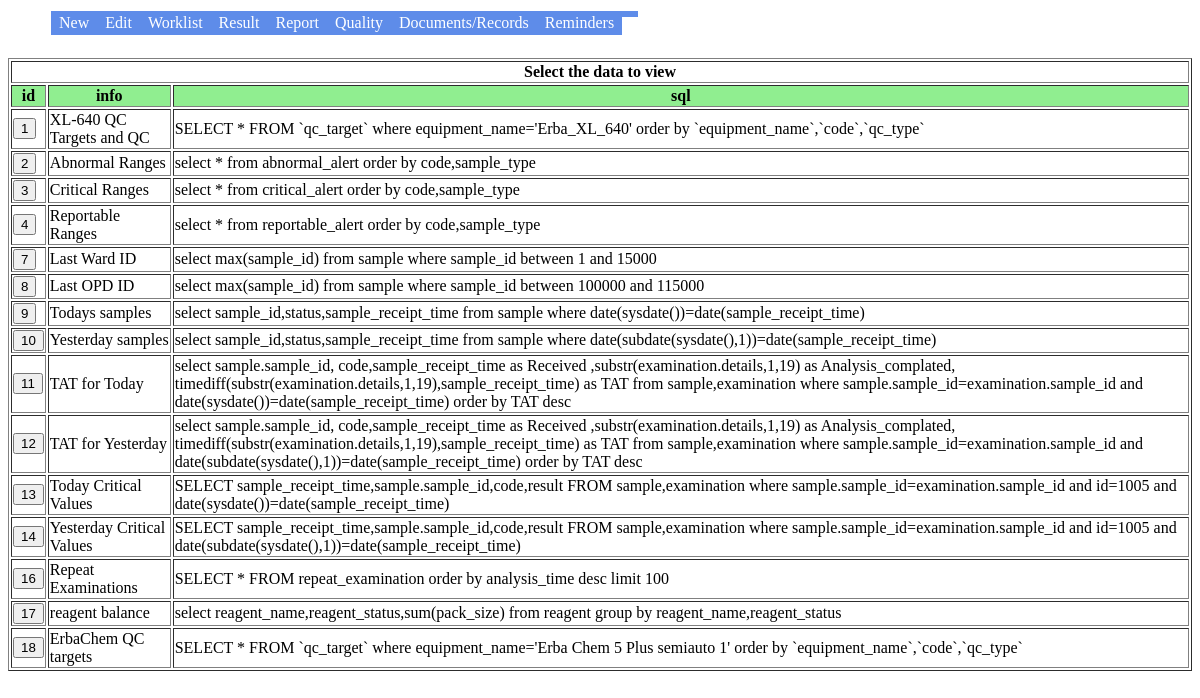
Page /view_data.php on the committed database.
### tables this page shows
CREATE TABLE `view_data` (
  `id` int(11) NOT NULL,
  `info` varchar(50) NOT NULL,
  `sql` varchar(1000) NOT NULL,
  PRIMARY KEY (`id`)
);

### view_data.php (the view, shortened to what this page needs)
<?php
include 'common.php';
function get_sql()
{
	$link=start_nchsls();
	if(!$result=mysql_query('select * from view_data',$link)){echo mysql_error();}
	echo '<form method=post>';
	echo '<table border=1><tr><th colspan=20>Select the data to view</th></tr>';
	$first_data='yes';
	while($array=mysql_fetch_assoc($result))
	{
		if($first_data=='yes')
		{
			echo '<tr>';
			foreach($array as $key=>$value)
			{
				echo '<th bgcolor=lightgreen>'.$key.'</th>';
			}
			echo '</tr>';
			$first_data='no';
		}
		foreach($array as $key=>$value)
		{
			if($key=='id')
			{
				echo '<td><input type=submit name=id value=\''.$value.'\'></td>';
			}
			else
			{
				echo '<td>'.$value.'</td>';
			}
		}
	}
	echo '</table>';
	echo '</form>';
}
get_sql();
?>

### rows in the picture
view_data: key "id", key "info", key "sql", id "1", info "XL-640 QC Targets and QC", sql "SELECT * FROM `qc_target` where equipment_name='Erba_XL_640' order by `equipment_name`,`code`,`qc_type`"
view_data: id "2", info "Abnormal Ranges", sql "select * from abnormal_alert order by code,sample_type"
view_data: id "3", info "Critical Ranges", sql "select * from critical_alert order by code,sample_type"
view_data: id "4", info "Reportable Ranges", sql "select * from reportable_alert order by code,sample_type"
view_data: id "7", info "Last Ward ID", sql "select max(sample_id) from sample where sample_id between 1 and 15000"
view_data: id "8", info "Last OPD ID", sql "select max(sample_id) from sample where sample_id between 100000 and 115000"
view_data: id "9", info "Todays samples", sql "select sample_id,status,sample_receipt_time from sample where date(sysdate())=date(sample_receipt_time)"
view_data: id "10", info "Yesterday samples", sql "select sample_id,status,sample_receipt_time from sample where date(subdate(sysdate(),1))=date(sample_receipt_time)"
view_data: id "11", info "TAT for Today", sql "select sample.sample_id, code,sample_receipt_time as Received ,substr(examination.details,1,19) as Analysis_complated, timediff(substr(examination.details,1,19),sample_receipt_time) as TAT from sample,examination where sample.sample_id=examination.sample_id and date(sysdate())=date(sample_receipt_time) order by TAT desc"
view_data: id "12", info "TAT for Yesterday", sql "select sample.sample_id, code,sample_receipt_time as Received ,substr(examination.details,1,19) as Analysis_complated, timediff(substr(examination.details,1,19),sample_receipt_time) as TAT from sample,examination where sample.sample_id=examination.sample_id and date(subdate(sysdate(),1))=date(sample_receipt_time) order by TAT desc"
view_data: id "13", info "Today Critical Values", sql "SELECT sample_receipt_time,sample.sample_id,code,result FROM sample,examination where sample.sample_id=examination.sample_id and id=1005 and date(sysdate())=date(sample_receipt_time)"
view_data: id "14", info "Yesterday Critical Values", sql "SELECT sample_receipt_time,sample.sample_id,code,result FROM sample,examination where sample.sample_id=examination.sample_id and id=1005 and date(subdate(sysdate(),1))=date(sample_receipt_time)"
view_data: id "16", info "Repeat Examinations", sql "SELECT * FROM repeat_examination order by analysis_time desc limit 100"
view_data: id "17", info "reagent balance", sql "select reagent_name,reagent_status,sum(pack_size) from reagent group by reagent_name,reagent_status"
view_data: id "18", info "ErbaChem QC targets", sql "SELECT * FROM `qc_target` where equipment_name='Erba Chem 5 Plus semiauto 1' order by `equipment_name`,`code`,`qc_type`"
